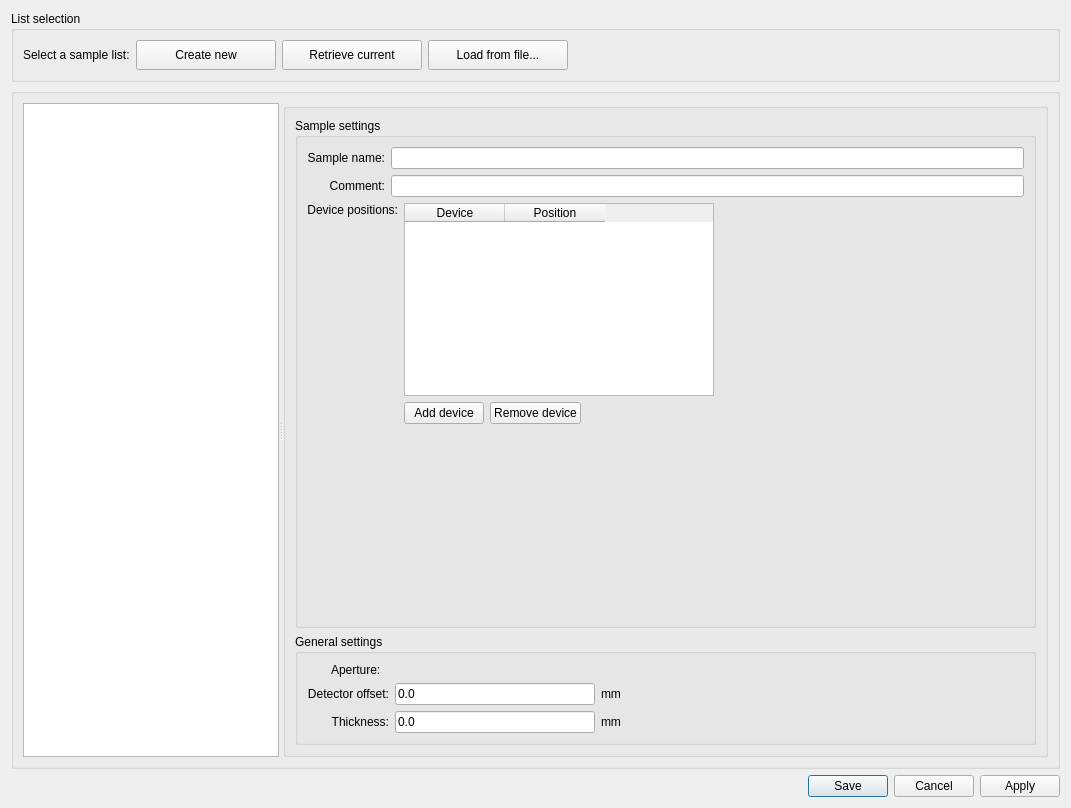
<?xml version="1.0" encoding="UTF-8"?>
<ui version="4.0">
 <class>Dialog</class>
 <widget class="QDialog" name="Dialog">
  <property name="geometry">
   <rect>
    <x>0</x>
    <y>0</y>
    <width>1071</width>
    <height>808</height>
   </rect>
  </property>
  <property name="windowTitle">
   <string>Dialog</string>
  </property>
  <layout class="QVBoxLayout" name="verticalLayout">
   <item>
    <widget class="QGroupBox" name="fileGroup">
     <property name="sizePolicy">
      <sizepolicy hsizetype="Preferred" vsizetype="Minimum">
       <horstretch>0</horstretch>
       <verstretch>0</verstretch>
      </sizepolicy>
     </property>
     <property name="title">
      <string>List selection</string>
     </property>
     <layout class="QHBoxLayout" name="horizontalLayout">
      <item>
       <widget class="QLabel" name="label">
        <property name="sizePolicy">
         <sizepolicy hsizetype="Minimum" vsizetype="Preferred">
          <horstretch>0</horstretch>
          <verstretch>0</verstretch>
         </sizepolicy>
        </property>
        <property name="text">
         <string>Select a sample list:</string>
        </property>
       </widget>
      </item>
      <item>
       <widget class="QPushButton" name="createBtn">
        <property name="minimumSize">
         <size>
          <width>140</width>
          <height>30</height>
         </size>
        </property>
        <property name="text">
         <string>Create new</string>
        </property>
        <property name="icon">
         <iconset resource="../../../resources/nicos-gui.qrc">
          <normaloff>:/new</normaloff>:/new</iconset>
        </property>
       </widget>
      </item>
      <item>
       <widget class="QPushButton" name="retrieveBtn">
        <property name="minimumSize">
         <size>
          <width>140</width>
          <height>30</height>
         </size>
        </property>
        <property name="text">
         <string>Retrieve current</string>
        </property>
        <property name="icon">
         <iconset resource="../../../resources/nicos-gui.qrc">
          <normaloff>:/up</normaloff>:/up</iconset>
        </property>
       </widget>
      </item>
      <item>
       <widget class="QPushButton" name="openFileBtn">
        <property name="minimumSize">
         <size>
          <width>140</width>
          <height>30</height>
         </size>
        </property>
        <property name="text">
         <string>Load from file...</string>
        </property>
        <property name="icon">
         <iconset resource="../../../resources/nicos-gui.qrc">
          <normaloff>:/open</normaloff>:/open</iconset>
        </property>
       </widget>
      </item>
      <item>
       <spacer name="horizontalSpacer_2">
        <property name="orientation">
         <enum>Qt::Horizontal</enum>
        </property>
        <property name="sizeType">
         <enum>QSizePolicy::Expanding</enum>
        </property>
        <property name="sizeHint" stdset="0">
         <size>
          <width>40</width>
          <height>20</height>
         </size>
        </property>
       </spacer>
      </item>
     </layout>
     <zorder>openFileBtn</zorder>
     <zorder>createBtn</zorder>
     <zorder>label</zorder>
     <zorder>horizontalSpacer_2</zorder>
     <zorder>retrieveBtn</zorder>
    </widget>
   </item>
   <item>
    <widget class="QGroupBox" name="groupBox">
     <property name="sizePolicy">
      <sizepolicy hsizetype="Preferred" vsizetype="Expanding">
       <horstretch>0</horstretch>
       <verstretch>0</verstretch>
      </sizepolicy>
     </property>
     <property name="title">
      <string/>
     </property>
     <layout class="QVBoxLayout" name="verticalLayout_2">
      <item>
       <widget class="QSplitter" name="splitter">
        <property name="orientation">
         <enum>Qt::Horizontal</enum>
        </property>
        <widget class="QListWidget" name="listWidget">
         <property name="sizePolicy">
          <sizepolicy hsizetype="Expanding" vsizetype="Expanding">
           <horstretch>0</horstretch>
           <verstretch>0</verstretch>
          </sizepolicy>
         </property>
        </widget>
        <widget class="QGroupBox" name="groupBox_2">
         <property name="sizePolicy">
          <sizepolicy hsizetype="Expanding" vsizetype="Expanding">
           <horstretch>1</horstretch>
           <verstretch>0</verstretch>
          </sizepolicy>
         </property>
         <property name="title">
          <string/>
         </property>
         <layout class="QVBoxLayout" name="verticalLayout_3">
          <item>
           <widget class="QGroupBox" name="groupBox_3">
            <property name="sizePolicy">
             <sizepolicy hsizetype="Preferred" vsizetype="Minimum">
              <horstretch>0</horstretch>
              <verstretch>0</verstretch>
             </sizepolicy>
            </property>
            <property name="title">
             <string>Sample settings</string>
            </property>
            <layout class="QGridLayout" name="gridLayout_2">
             <item row="0" column="0">
              <widget class="QLabel" name="label_4">
               <property name="text">
                <string>Sample name:</string>
               </property>
               <property name="alignment">
                <set>Qt::AlignRight|Qt::AlignTrailing|Qt::AlignVCenter</set>
               </property>
              </widget>
             </item>
             <item row="0" column="1">
              <widget class="QLineEdit" name="nameBox_2"/>
             </item>
             <item row="1" column="0">
              <widget class="QLabel" name="label_7">
               <property name="text">
                <string>Comment:</string>
               </property>
               <property name="alignment">
                <set>Qt::AlignRight|Qt::AlignTrailing|Qt::AlignVCenter</set>
               </property>
              </widget>
             </item>
             <item row="1" column="1">
              <widget class="QLineEdit" name="commentBox_2"/>
             </item>
             <item row="2" column="0" colspan="2">
              <layout class="QHBoxLayout" name="horizontalLayout_5">
               <item>
                <widget class="QLabel" name="label_9">
                 <property name="text">
                  <string>Device positions:</string>
                 </property>
                 <property name="alignment">
                  <set>Qt::AlignRight|Qt::AlignTop|Qt::AlignTrailing</set>
                 </property>
                </widget>
               </item>
               <item>
                <layout class="QVBoxLayout" name="verticalLayout_6">
                 <item>
                  <layout class="QHBoxLayout" name="horizontalLayout_4">
                   <item>
                    <widget class="QTableWidget" name="posTbl_2">
                     <column>
                      <property name="text">
                       <string>Device</string>
                      </property>
                     </column>
                     <column>
                      <property name="text">
                       <string>Position</string>
                      </property>
                     </column>
                    </widget>
                   </item>
                   <item>
                    <spacer name="horizontalSpacer_3">
                     <property name="orientation">
                      <enum>Qt::Horizontal</enum>
                     </property>
                     <property name="sizeHint" stdset="0">
                      <size>
                       <width>40</width>
                       <height>20</height>
                      </size>
                     </property>
                    </spacer>
                   </item>
                  </layout>
                 </item>
                 <item>
                  <layout class="QHBoxLayout" name="horizontalLayout_3">
                   <item>
                    <widget class="QPushButton" name="addDevBtn_2">
                     <property name="text">
                      <string>Add device</string>
                     </property>
                    </widget>
                   </item>
                   <item>
                    <widget class="QPushButton" name="delDevBtn_2">
                     <property name="text">
                      <string>Remove device</string>
                     </property>
                    </widget>
                   </item>
                   <item>
                    <spacer name="horizontalSpacer">
                     <property name="orientation">
                      <enum>Qt::Horizontal</enum>
                     </property>
                     <property name="sizeHint" stdset="0">
                      <size>
                       <width>40</width>
                       <height>20</height>
                      </size>
                     </property>
                    </spacer>
                   </item>
                  </layout>
                 </item>
                 <item>
                  <spacer name="verticalSpacer_2">
                   <property name="orientation">
                    <enum>Qt::Vertical</enum>
                   </property>
                   <property name="sizeHint" stdset="0">
                    <size>
                     <width>20</width>
                     <height>40</height>
                    </size>
                   </property>
                  </spacer>
                 </item>
                </layout>
               </item>
              </layout>
             </item>
            </layout>
           </widget>
          </item>
          <item>
           <widget class="QGroupBox" name="groupBox_4">
            <property name="title">
             <string>General settings</string>
            </property>
            <layout class="QGridLayout" name="gridLayout_3">
             <item row="1" column="0" colspan="2">
              <widget class="QLabel" name="label_10">
               <property name="text">
                <string>Detector offset:</string>
               </property>
               <property name="alignment">
                <set>Qt::AlignRight|Qt::AlignTrailing|Qt::AlignVCenter</set>
               </property>
              </widget>
             </item>
             <item row="1" column="2">
              <widget class="QLineEdit" name="offsetBox">
               <property name="maximumSize">
                <size>
                 <width>200</width>
                 <height>16777215</height>
                </size>
               </property>
               <property name="text">
                <string>0.0</string>
               </property>
              </widget>
             </item>
             <item row="1" column="3">
              <widget class="QLabel" name="label_12">
               <property name="text">
                <string>mm</string>
               </property>
              </widget>
             </item>
             <item row="3" column="2">
              <widget class="QLineEdit" name="thickBox">
               <property name="maximumSize">
                <size>
                 <width>200</width>
                 <height>16777215</height>
                </size>
               </property>
               <property name="text">
                <string>0.0</string>
               </property>
              </widget>
             </item>
             <item row="3" column="3">
              <widget class="QLabel" name="label_14">
               <property name="text">
                <string>mm</string>
               </property>
              </widget>
             </item>
             <item row="3" column="4">
              <spacer name="horizontalSpacer_6">
               <property name="orientation">
                <enum>Qt::Horizontal</enum>
               </property>
               <property name="sizeHint" stdset="0">
                <size>
                 <width>324</width>
                 <height>20</height>
                </size>
               </property>
              </spacer>
             </item>
             <item row="1" column="4">
              <spacer name="horizontalSpacer_4">
               <property name="orientation">
                <enum>Qt::Horizontal</enum>
               </property>
               <property name="sizeHint" stdset="0">
                <size>
                 <width>344</width>
                 <height>20</height>
                </size>
               </property>
              </spacer>
             </item>
             <item row="3" column="1">
              <widget class="QLabel" name="label_13">
               <property name="text">
                <string>Thickness:</string>
               </property>
               <property name="alignment">
                <set>Qt::AlignRight|Qt::AlignTrailing|Qt::AlignVCenter</set>
               </property>
              </widget>
             </item>
             <item row="0" column="1">
              <widget class="QLabel" name="label_11">
               <property name="text">
                <string>Aperture:</string>
               </property>
              </widget>
             </item>
            </layout>
           </widget>
          </item>
         </layout>
        </widget>
       </widget>
      </item>
     </layout>
    </widget>
   </item>
   <item>
    <widget class="QDialogButtonBox" name="buttonBox">
     <property name="sizePolicy">
      <sizepolicy hsizetype="Expanding" vsizetype="Minimum">
       <horstretch>0</horstretch>
       <verstretch>0</verstretch>
      </sizepolicy>
     </property>
     <property name="orientation">
      <enum>Qt::Horizontal</enum>
     </property>
     <property name="standardButtons">
      <set>QDialogButtonBox::Apply|QDialogButtonBox::Cancel|QDialogButtonBox::Save</set>
     </property>
    </widget>
   </item>
  </layout>
 </widget>
 <resources>
  <include location="../../../resources/nicos-gui.qrc"/>
 </resources>
 <connections>
  <connection>
   <sender>buttonBox</sender>
   <signal>accepted()</signal>
   <receiver>Dialog</receiver>
   <slot>accept()</slot>
   <hints>
    <hint type="sourcelabel">
     <x>248</x>
     <y>254</y>
    </hint>
    <hint type="destinationlabel">
     <x>157</x>
     <y>274</y>
    </hint>
   </hints>
  </connection>
  <connection>
   <sender>buttonBox</sender>
   <signal>rejected()</signal>
   <receiver>Dialog</receiver>
   <slot>reject()</slot>
   <hints>
    <hint type="sourcelabel">
     <x>316</x>
     <y>260</y>
    </hint>
    <hint type="destinationlabel">
     <x>286</x>
     <y>274</y>
    </hint>
   </hints>
  </connection>
 </connections>
</ui>
